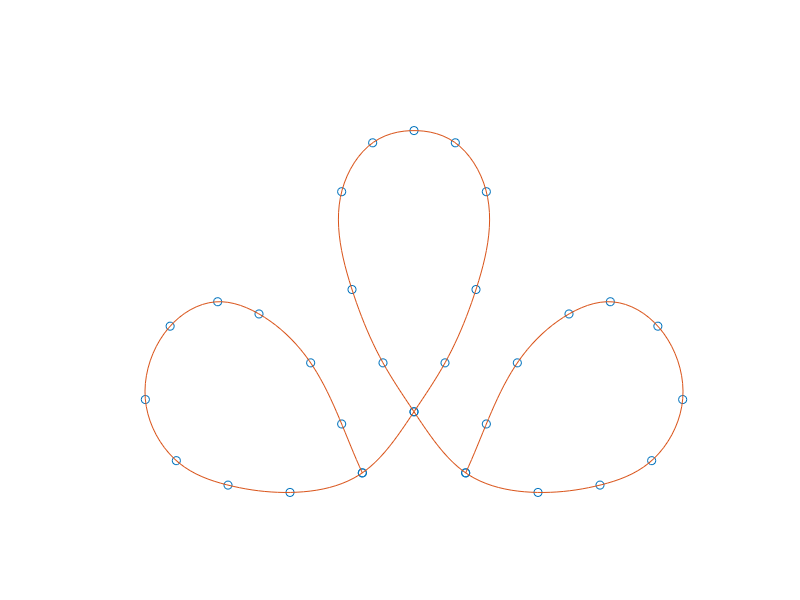

MATLAB code to generate this figure:
%SEWINGMACHINE

load sm
s=zeros(length(sm),1);
s(2:end)=sqrt(diff(sm(:,1)).^2+diff(sm(:,2)).^2);
s=cumsum(s);
t=linspace(s(1),s(end),300);
xg=spline(s,sm(:,1),t);
yg=spline(s,sm(:,2),t);
plot(sm(:,1),sm(:,2),'o',xg,yg)
axis off
